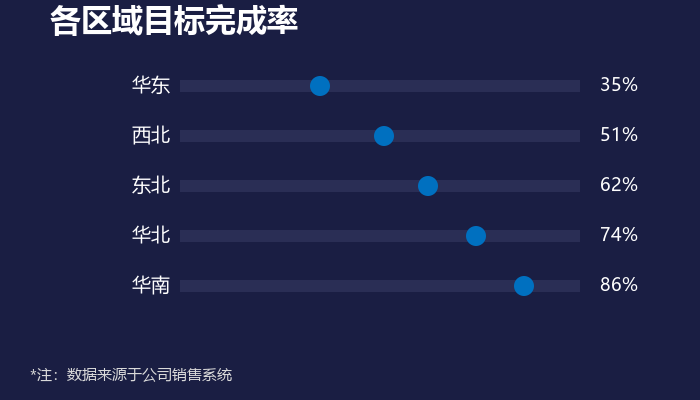

The script that saved this image:
# -*- coding: utf-8 -*-
import numpy as np, matplotlib, matplotlib.pyplot as plt, os
from matplotlib.patches import Rectangle, Circle
matplotlib.rcParams['font.sans-serif']=['Microsoft YaHei','SimHei']
matplotlib.rcParams['axes.unicode_minus']=False
BG='#1A1E43'; BLUE='#0070C0'; LBLUE='#82ADD7'; RED='#E74E69'; NOTE='#D9D9D9'
def newax(w,h):
    fig=plt.figure(figsize=(w/100,h/100),dpi=100); fig.patch.set_facecolor(BG)
    ax=fig.add_axes([0,0,1,1]); ax.set_xlim(0,w); ax.set_ylim(h,0); ax.set_facecolor(BG)
    for s in ax.spines.values(): s.set_visible(False)
    ax.set_xticks([]); ax.set_yticks([])
    return fig,ax
BASE=r'D:\AAA作业\可视化作业\第二章 图表（后15）'

# 27 簇状柱形折线图
fig,ax=newax(800,450)
regions=['华北','华南','东北','西北','西南','华东']
v22=[2354,1902,3524,2698,2896,2563]
v21=[2021,1563,3213,2531,2631,2361]
yoy=[16,22,10,7,10,9]
X0,X1=120,750; BASE_Y=380; PX=280/4000
xs=np.linspace(X0,X1,6)
for i in range(6):
    ax.add_patch(Rectangle((xs[i]-30,BASE_Y-v22[i]*PX),25,v22[i]*PX,facecolor=BLUE))
    ax.add_patch(Rectangle((xs[i]+5,BASE_Y-v21[i]*PX),25,v21[i]*PX,facecolor=LBLUE))
ax.plot(xs,[BASE_Y-v*3 for v in yoy],color=RED,linewidth=2,marker='o',markersize=6)
for i,y in enumerate(regions): ax.text(xs[i],BASE_Y+25,y,color='white',fontsize=13,ha='center')
ax.text(50,30,'各区域销量对比及同比',color='white',fontsize=22,fontweight='bold')
ax.text(30,430,'*注：数据来源于公司销售系统',color=NOTE,fontsize=11)
os.makedirs(BASE+r'\簇状柱形折线图',exist_ok=True)
plt.savefig(BASE+r'\簇状柱形折线图\簇状柱形折线图_复刻.png',dpi=100,facecolor=BG,bbox_inches=None,pad_inches=0); plt.close()

# 28 复合柱形图: 月度细柱+季度粗背景
fig,ax=newax(850,450)
months=['1月','2月','3月','4月','5月','6月','7月','8月','9月','10月']
monthly=[2354,1902,3524,2698,2896,2563,3156,2896,3621,2635]
quarter=[7780,7780,7780,8157,8157,8157,9673,9673,9673,8387]
BASE_Y=380; PX=280/10000; X0=100; gap=65
# quarter background blocks
ax.add_patch(Rectangle((X0,100),3*gap,280,facecolor='#2A2E55',alpha=0.5))
ax.add_patch(Rectangle((X0+3*gap,100),3*gap,280,facecolor='#333860',alpha=0.5))
ax.add_patch(Rectangle((X0+6*gap,100),3*gap,280,facecolor='#2A2E55',alpha=0.5))
for i in range(10):
    x=X0+i*gap+15
    ax.add_patch(Rectangle((x,BASE_Y-monthly[i]*PX),30,monthly[i]*PX,facecolor=BLUE))
    ax.text(x+15,BASE_Y+20,months[i],color='white',fontsize=12,ha='center')
ax.text(50,30,'月度及季度销量复合图',color='white',fontsize=22,fontweight='bold')
ax.text(30,430,'*注：数据来源于公司销售系统',color=NOTE,fontsize=11)
os.makedirs(BASE+r'\复合柱形图',exist_ok=True)
plt.savefig(BASE+r'\复合柱形图\复合柱形图_复刻.png',dpi=100,facecolor=BG,bbox_inches=None,pad_inches=0); plt.close()

# 29 滑珠图
fig,ax=newax(700,400)
regions=['华东','西北','东北','华北','华南']
rate=[35,51,62,74,86]
for i,(r,v) in enumerate(zip(regions,rate)):
    y=80+i*50
    ax.add_patch(Rectangle((180,y),400,12,facecolor='#2A2E55'))
    ax.add_patch(Circle((180+v*4,y+6),10,facecolor=BLUE))
    ax.text(170,y+6,r,color='white',fontsize=14,ha='right',va='center')
    ax.text(600,y+6,f'{v}%',color='white',fontsize=13,va='center')
ax.text(50,30,'各区域目标完成率',color='white',fontsize=22,fontweight='bold')
ax.text(30,380,'*注：数据来源于公司销售系统',color=NOTE,fontsize=11)
os.makedirs(BASE+r'\滑珠图',exist_ok=True)
plt.savefig(BASE+r'\滑珠图\滑珠图_复刻.png',dpi=100,facecolor=BG,bbox_inches=None,pad_inches=0); plt.close()

# 30 对比滑珠图
fig,ax=newax(700,400)
regions=['华东','西北','东北','华北','华南']
r22=[35,51,62,74,86]; r21=[45,39,53,69,92]
for i in range(5):
    y=80+i*50
    ax.add_patch(Rectangle((180,y),400,10,facecolor='#2A2E55'))
    ax.add_patch(Circle((180+r22[i]*4,y+5),8,facecolor=BLUE))
    ax.add_patch(Circle((180+r21[i]*4,y+5),8,facecolor=LBLUE))
    ax.text(170,y+5,regions[i],color='white',fontsize=14,ha='right',va='center')
ax.text(50,30,'各区域完成率对比（2021 vs 2022）',color='white',fontsize=20,fontweight='bold')
ax.add_patch(Rectangle((180,30),10,10,facecolor=BLUE)); ax.text(195,35,'2022',color='white',fontsize=12,va='center')
ax.add_patch(Rectangle((260,30),10,10,facecolor=LBLUE)); ax.text(275,35,'2021',color='white',fontsize=12,va='center')
ax.text(30,380,'*注：数据来源于公司销售系统',color=NOTE,fontsize=11)
os.makedirs(BASE+r'\对比滑珠图',exist_ok=True)
plt.savefig(BASE+r'\对比滑珠图\对比滑珠图_复刻.png',dpi=100,facecolor=BG,bbox_inches=None,pad_inches=0); plt.close()

print('27-30 done')
